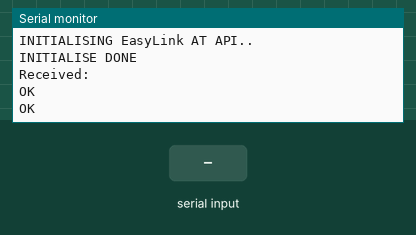
A sketch run on a simulated ESP32. Parts: the last lines printed to the serial monitor. Inputs (shaded band) come from the test bench. WiFi joins after 1.5 s; servers stay silent unless stated; the modem accepts every AT command (registered, SIM ready, sends succeed) and sends nothing else.

Above: at 2.9 s.
3.0 s: "1" received over the second serial link
4.5 s: "0" received over the second serial link
At 5.9 s:
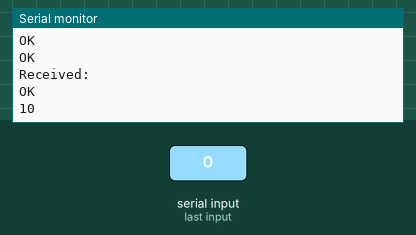
6.0 s: "2" received over the second serial link
At 8.2 s:
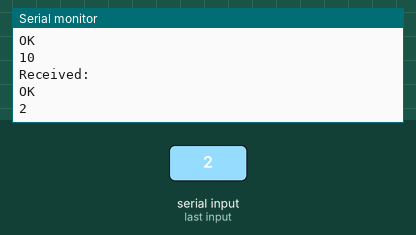

The sketch:

WiFiUdpSendReceiveString.ino
```cpp
/*
  WiFi UDP Send and Receive String

 This sketch wait an UDP packet on localPort using the CC3200 launchpad
 When a packet is received an Acknowledge packet is sent to the client on port remotePort


 created 30 December 2012
 by dlf (Metodo2 srl)

 modified 1 July 2014
 by Noah Luskey

 */

#ifndef __CC3200R1M1RGC__
// Do not include SPI for CC3200 LaunchPad
#include <SPI.h>
#endif
#include <WiFi.h>
#define SHOW_UART1_RX

// your network name also called SSID
char ssid[] = "Sub1Ghz";
char password[] = "Seems12345";

unsigned int localPort = 2390;      // local port to listen on

char packetBuffer[255]; //buffer to hold incoming packet
char  ReplyBuffer[] = "acknowledged";       // a string to send back
//String data = "";
bool bReadUart = false;
bool packetreceiving = false;
WiFiUDP Udp;
String ret;
char  char_array[] = "";       // a string to send back

void setup() {

  //Initialize serial and wait for port to open:
  Serial.begin(9600);
  Serial1.begin(115200);

  // attempt to connect to Wifi network:
  Serial.print("Attempting to connect to Network named: ");
  // print the network name (SSID);
  Serial.println(ssid);
  // Connect to WPA/WPA2 network. Change this line if using open or WEP network:
  WiFi.begin(ssid, password);
  while ( WiFi.status() != WL_CONNECTED) {
    // print dots while we wait to connect
    Serial.print(".");
    delay(300);
  }

  Serial.println("\nYou're connected to the network");
  Serial.println("Waiting for an ip address");

  while (WiFi.localIP() == INADDR_NONE) {
    // print dots while we wait for an ip addresss
    Serial.print(".");
    delay(300);
  }

  Serial.println("\nIP Address obtained");
  printWifiStatus();

  Serial.println("\nWaiting for a connection from a client...");
  Udp.begin(localPort);
  Serial.println("connected.");

  AT_init(); //sends AT commands to Easylink API for initialising

//  Udp.beginPacket("192.168.18.7", 53124);
//  Udp.write("INIT DONE");
//  Udp.endPacket();
}

void loop() {

#ifdef SHOW_UART1_RX
  if(Serial1.available() > 0)
  {
    Serial.print("Received: ");
    Serial.println(Serial1.readString());

//    ret = Serial1.readString();
//    Serial.println(ret);

//    strcpy(char_array, ret.c_str());
//    // send a reply, to the IP address and port that sent us the packet we received
//    Udp.beginPacket(Udp.remoteIP(), Udp.remotePort());
//    Udp.write(char_array);
//    Udp.endPacket();
  }
#endif

  // if there's data available, read a packet
  int packetSize = Udp.parsePacket();
  if (packetSize)
  {
    Serial.print("Received packet of size ");
    Serial.println(packetSize);
    Serial.print("From ");
    IPAddress remoteIp = Udp.remoteIP();
    Serial.print(remoteIp);
    Serial.print(", port ");
    Serial.println(Udp.remotePort());

    // read the packet into packetBufffer
    int len = Udp.read(packetBuffer, 255);
    if (len > 0) packetBuffer[len] = 0;
    Serial.println("Contents:");
    Serial.println(packetBuffer);
    Serial1.println(packetBuffer);


    // send a reply, to the IP address and port that sent us the packet we received
    Udp.beginPacket(Udp.remoteIP(), Udp.remotePort());
    Udp.write(ReplyBuffer);
    Udp.endPacket();
  }
  else{
    //If not getting any UDP packets from application
    //Receive Mode - Ask EasyLink API to check radio
    Serial1.println("AT+RX");
    delay(1000);
//    ret = Serial1.readString(); //flushes the serial1 buffer

    //if ret not timeout, pass ret thru Udp...?
  }
}


void printWifiStatus() {
  // print the SSID of the network you're attached to:
  Serial.print("SSID: ");
  Serial.println(WiFi.SSID());

  // print your WiFi IP address:
  IPAddress ip = WiFi.localIP();
  Serial.print("IP Address: ");
  Serial.println(ip);

  // print the received signal strength:
  long rssi = WiFi.RSSI();
  Serial.print("signal strength (RSSI):");
  Serial.print(rssi);
  Serial.println(" dBm");
}

void AT_init(){
  Serial.println("INITIALISING EasyLink AT API..");
  Serial1.println("AT+I 0001<CR>");
  Serial1.println("ATPRO=4000000<CR>");
  Serial.println("INITIALISE DONE");
}
```

Measured:
- after the input at 4.5 s, the serial monitor: prints a new line after 1.0 s (image 1)
- after the input at 6.0 s, the serial monitor: prints a new line after 1.5 s (image 2)
